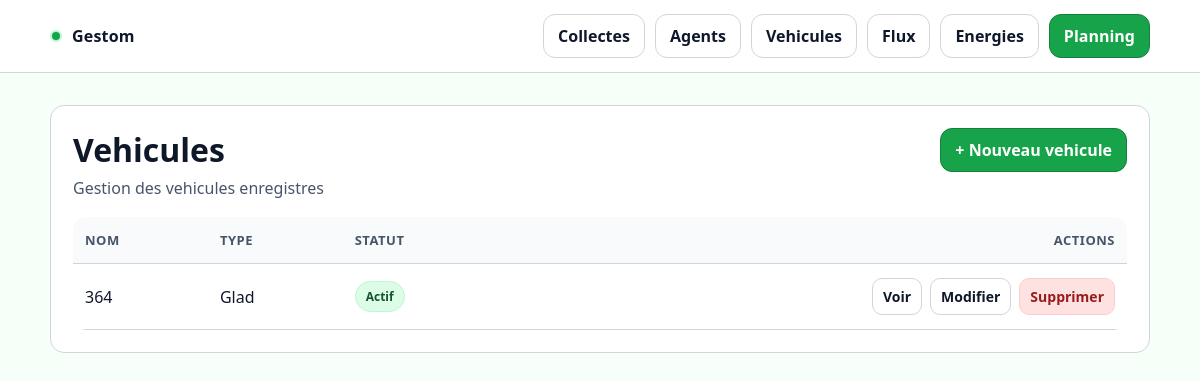
Page /vehicules/ on the earlier database version.
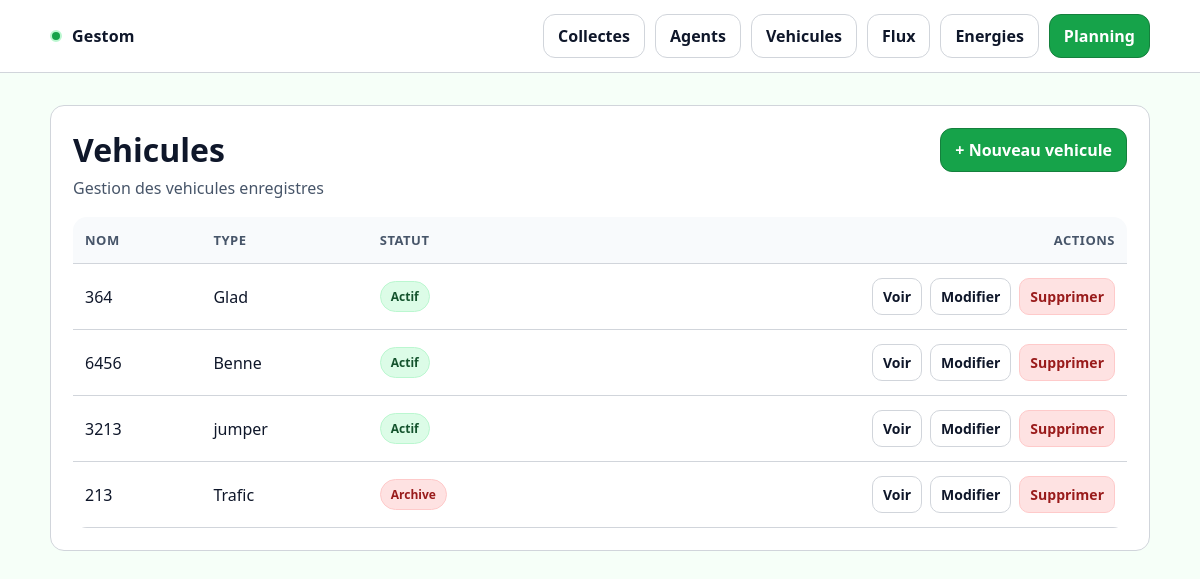
Same page on the later database version.
### core/models.py (models this page shows, shortened)
class Vehicule(models.Model):
    nom_vehicule = models.CharField(max_length=150)
    type = models.CharField(max_length=150)
    archive = models.BooleanField(default=False)
    date_creation = models.DateTimeField(auto_now_add=True)
    date_modification = models.DateTimeField(auto_now=True)

### core/views.py (the view)
# urls.py: path("vehicules/", VehiculeListView.as_view(), name="vehicule_list"),
class VehiculeListView(ListView):
    model = Vehicule
    template_name = "core/vehicule_list.html"
    context_object_name = "vehicules"

### core/templates/core/vehicule_list.html (shortened to what this page needs)
{% extends "core/base.html" %}
{% block content %}
<div class="card">
  <div class="card__pad">
    <div class="header">
      <div>
        <h1 class="h1">Vehicules</h1>
        <p class="sub">Gestion des vehicules enregistres</p>
      </div>
      <a href="{% url 'core:vehicule_create' %}" class="btn btn--primary">
        + Nouveau vehicule
      </a>
    </div>
    <div class="table-wrap">
      <table class="table">
        <thead>
          <tr>
            <th>Nom</th>
            <th>Type</th>
            <th>Statut</th>
            <th class="right">Actions</th>
          </tr>
        </thead>
        <tbody>
          {% for v in object_list %}
          <tr>
            <td>{{ v.nom_vehicule }}</td>
            <td>{{ v.type }}</td>
            <td>
              {% if v.archive %}
                <span class="badge badge--low">Archive</span>
              {% else %}
                <span class="badge badge--ok">Actif</span>
              {% endif %}
            </td>
            <td class="right">
              <div class="actions">
                <a href="{% url 'core:vehicule_detail' v.pk %}" class="btn btn--sm btn--ghost">Voir</a>
                <a href="{% url 'core:vehicule_update' v.pk %}" class="btn btn--sm btn--ghost">Modifier</a>
                <a href="{% url 'core:vehicule_delete' v.pk %}" class="btn btn--sm btn--danger">Supprimer</a>
              </div>
            </td>
          </tr>
          {% empty %}
          <tr>
            <td colspan="4" class="sub">Aucun vehicule enregistre</td>
          </tr>
          {% endfor %}
        </tbody>
      </table>
    </div>
  </div>
</div>
{% endblock %}

### core/templates/core/base.html (shortened to what this page needs)
{% load static %}
<!doctype html>
<html lang="fr">
<head>
  <link rel="stylesheet" href="{% static 'core/styles.css' %}">
</head>
<body>
<header class="nav">
  <div class="container nav__inner">
    <a class="brand" href="{% url 'core:home' %}">
      <span class="brand__dot"></span>
      <span>Gestom</span>
    </a>
    <div class="nav__actions">
      <a class="btn btn--ghost" href="{% url 'core:collecte_list' %}">Collectes</a>
      <a class="btn btn--ghost" href="{% url 'core:agent_list' %}">Agents</a>
      <a class="btn btn--ghost" href="{% url 'core:vehicule_list' %}">Vehicules</a>
      <a class="btn btn--ghost" href="{% url 'core:flux_list' %}">Flux</a>
      <a class="btn btn--ghost" href="{% url 'core:energie_list' %}">Energies</a>
      <a class="btn btn--primary" href="{% url 'core:planning' %}">Planning</a>
    </div>
  </div>
</header>
<main class="main">
  <div class="container">
    {% block content %}{% endblock %}
  </div>
</main>
</body>
</html>

### core/static/core/styles.css (style rules this page uses)
:root { --bg: #f6fff8; --surface: #ffffff; --card: #ffffff; --text: #0f172a; --muted: #475569; --primary: #16a34a; --primary-2: #15803d; --success: #16a34a; --warning: #f59e0b; --danger: #dc2626; --border: #d1d5db; --shadow: none; --radius: 14px; --focus: #86efac; --overlay: #052e16; }
* { box-sizing: border-box; }
html,body { height: 100%; }
body { margin: 0; font-family: ui-sans-serif, system-ui, -apple-system, Segoe UI, Roboto, Arial, "Noto Sans", "Helvetica Neue", sans-serif; background: var(--bg); color: var(--text); }
a { color: inherit; text-decoration: none; }
.container { width: min(1100px, calc(100% - 32px)); margin: 0 auto; }
.nav { position: sticky; top: 0; z-index: 10; background: var(--surface); border-bottom: 1px solid var(--border); }
.nav__inner { display:flex; align-items:center; justify-content: space-between; gap: 12px; padding: 14px 0; }
.brand { display:flex; align-items:center; gap: 10px; font-weight: 700; letter-spacing: .2px; }
.brand__dot { width: 12px; height: 12px; border-radius: 999px; background: var(--primary); border: 2px solid #bbf7d0; }
.nav__actions { display:flex; gap: 10px; flex-wrap: wrap; }
.main { padding: 32px 0 60px; }
.card { background: var(--card); border: 1px solid var(--border); border-radius: var(--radius); box-shadow: none; }
.card__pad { padding: 22px; }
.header { display:flex; align-items:flex-start; justify-content: space-between; gap: 14px; margin-bottom: 18px; }
.h1 { font-size: 32px; margin: 0 0 6px; }
.sub { color: var(--muted); margin: 0; }
.btn { display:inline-flex; align-items:center; justify-content:center; gap: 8px; padding: 10px 14px; border-radius: 12px; border: 1px solid var(--border); background: #f0fdf4; color: var(--text); font-weight: 600; cursor: pointer; transition: transform .06s ease; }
.btn--primary { background: var(--primary); border-color: var(--primary-2); color: #ffffff; }
.btn--ghost { background: var(--surface); }
.btn--danger { background: #fee2e2; border-color: #fecaca; color: #991b1b; }
.btn--sm { padding: 8px 10px; border-radius: 10px; font-size: 14px; }
.table-wrap { overflow:auto; border-radius: var(--radius); }
.table { width: 100%; border-collapse: collapse; min-width: 620px; }
.table th, .table td { padding: 14px 12px; border-bottom: 1px solid var(--border); text-align: left; }
.table th { color: var(--muted); font-weight: 700; font-size: 13px; letter-spacing: .5px; text-transform: uppercase; background: #f8fafc; }
.table .right { text-align: right; }
.actions { display:flex; justify-content:flex-end; gap: 8px; flex-wrap: wrap; }
.badge { display:inline-flex; align-items:center; padding: 6px 10px; border-radius: 999px; font-weight: 700; font-size: 12px; border: 1px solid var(--border); }
.badge--ok { background: #dcfce7; border-color: #bbf7d0; color: #14532d; }
.badge--low { background: #fee2e2; border-color: #fecaca; color: #991b1b; }

Differences in the rows shown:
added Vehicule: nom_vehicule "6456", type "Benne", archive "Actif"
added Vehicule: nom_vehicule "3213", type "jumper", archive "Actif"
added Vehicule: nom_vehicule "213", type "Trafic", archive "Archive"
